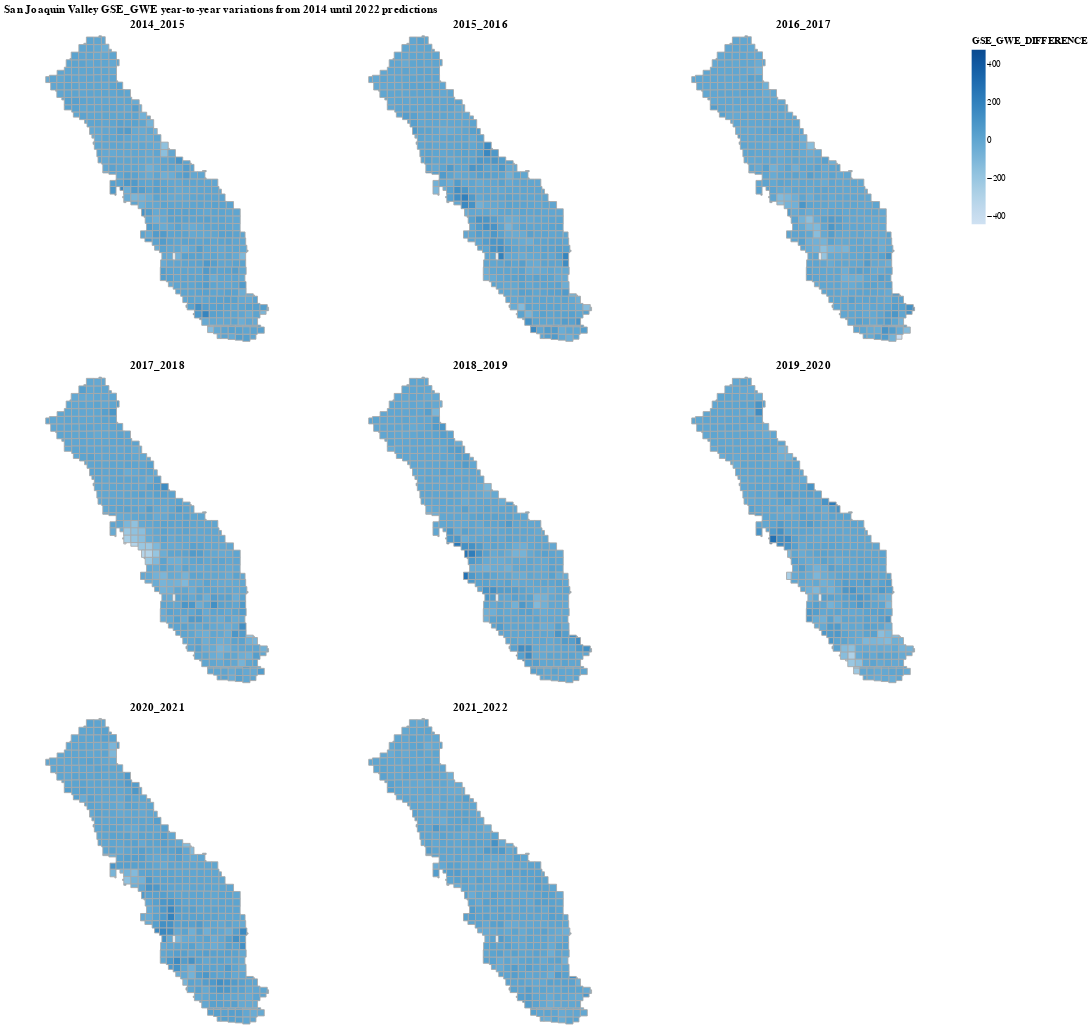

The notebook cell this image was saved under:
### Code cell
difference_df = pd.merge(township_range.sjv_township_range_df, pd.melt(yty_difference_df.reset_index(), id_vars=["TOWNSHIP_RANGE"], var_name="YEAR", value_name="GSE_GWE_DIFFERENCE"), how="left", on=["TOWNSHIP_RANGE", ])
view_trs_side_by_side(difference_df, feature="YEAR", value="GSE_GWE_DIFFERENCE", title="San Joaquin Valley GSE_GWE year-to-year variations from 2014 until 2022 predictions")

### Figure 1 — Vega-Lite specification as saved in the notebook (floating-point values rounded to 4 significant figures; data arrays with more than 128 entries replaced by an {"elided": "..."} marker saying what was removed)
{"config": {"view": {"continuousWidth": 400, "continuousHeight": 300}}, "concat": [{"data": {"name": "data-c86aa54c1edd36e49d93cc7bf9dd7789"}, "mark": {"type": "geoshape", "stroke": "darkgray"}, "encoding": {"color": {"field": "GSE_GWE_DIFFERENCE", "scale": {"scheme": "blues"}, "type": "quantitative"}, "tooltip": [{"field": "TOWNSHIP_RANGE", "type": "nominal"}, {"field": "GSE_GWE_DIFFERENCE", "type": "quantitative"}, {"field": "YEAR", "type": "nominal"}]}, "height": 350, "title": "2014_2015", "width": 350}, {"data": {"name": "data-b58625fbd4c85905a18df7b36a25e1be"}, "mark": {"type": "geoshape", "stroke": "darkgray"}, "encoding": {"color": {"field": "GSE_GWE_DIFFERENCE", "scale": {"scheme": "blues"}, "type": "quantitative"}, "tooltip": [{"field": "TOWNSHIP_RANGE", "type": "nominal"}, {"field": "GSE_GWE_DIFFERENCE", "type": "quantitative"}, {"field": "YEAR", "type": "nominal"}]}, "height": 350, "title": "2015_2016", "width": 350}, {"data": {"name": "data-3032867943e739e7d2672f17a05eaee3"}, "mark": {"type": "geoshape", "stroke": "darkgray"}, "encoding": {"color": {"field": "GSE_GWE_DIFFERENCE", "scale": {"scheme": "blues"}, "type": "quantitative"}, "tooltip": [{"field": "TOWNSHIP_RANGE", "type": "nominal"}, {"field": "GSE_GWE_DIFFERENCE", "type": "quantitative"}, {"field": "YEAR", "type": "nominal"}]}, "height": 350, "title": "2016_2017", "width": 350}, {"data": {"name": "data-1c68cb28b3bcd174fd3065dd722ce3fa"}, "mark": {"type": "geoshape", "stroke": "darkgray"}, "encoding": {"color": {"field": "GSE_GWE_DIFFERENCE", "scale": {"scheme": "blues"}, "type": "quantitative"}, "tooltip": [{"field": "TOWNSHIP_RANGE", "type": "nominal"}, {"field": "GSE_GWE_DIFFERENCE", "type": "quantitative"}, {"field": "YEAR", "type": "nominal"}]}, "height": 350, "title": "2017_2018", "width": 350}, {"data": {"name": "data-f55bae54707165ffc3a0e84ccc3f4c1f"}, "mark": {"type": "geoshape", "stroke": "darkgray"}, "encoding": {"color": {"field": "GSE_GWE_DIFFERENCE", "scale": {"scheme": "blues"}, "type": "quantitative"}, "tooltip": [{"field": "TOWNSHIP_RANGE", "type": "nominal"}, {"field": "GSE_GWE_DIFFERENCE", "type": "quantitative"}, {"field": "YEAR", "type": "nominal"}]}, "height": 350, "title": "2018_2019", "width": 350}, {"data": {"name": "data-e5e982008d2d2da4b655f6c98bd2d0b1"}, "mark": {"type": "geoshape", "stroke": "darkgray"}, "encoding": {"color": {"field": "GSE_GWE_DIFFERENCE", "scale": {"scheme": "blues"}, "type": "quantitative"}, "tooltip": [{"field": "TOWNSHIP_RANGE", "type": "nominal"}, {"field": "GSE_GWE_DIFFERENCE", "type": "quantitative"}, {"field": "YEAR", "type": "nominal"}]}, "height": 350, "title": "2019_2020", "width": 350}, {"data": {"name": "data-e6f10aa6a9ead4e0d2e207a5505daa21"}, "mark": {"type": "geoshape", "stroke": "darkgray"}, "encoding": {"color": {"field": "GSE_GWE_DIFFERENCE", "scale": {"scheme": "blues"}, "type": "quantitative"}, "tooltip": [{"field": "TOWNSHIP_RANGE", "type": "nominal"}, {"field": "GSE_GWE_DIFFERENCE", "type": "quantitative"}, {"field": "YEAR", "type": "nominal"}]}, "height": 350, "title": "2020_2021", "width": 350}, {"data": {"name": "data-36f2ead0e95ad424d71deb2062182329"}, "mark": {"type": "geoshape", "stroke": "darkgray"}, "encoding": {"color": {"field": "GSE_GWE_DIFFERENCE", "scale": {"scheme": "blues"}, "type": "quantitative"}, "tooltip": [{"field": "TOWNSHIP_RANGE", "type": "nominal"}, {"field": "GSE_GWE_DIFFERENCE", "type": "quantitative"}, {"field": "YEAR", "type": "nominal"}]}, "height": 350, "title": "2021_2022", "width": 350}], "columns": 3, "title": "San Joaquin Valley GSE_GWE year-to-year variations from 2014 until 2022 predictions", "$schema": "https://vega.github.io/schema/vega-lite/v4.17.0.json", "datasets": {"data-c86aa54c1edd36e49d93cc7bf9dd7789": {"elided": "478 records"}, "data-b58625fbd4c85905a18df7b36a25e1be": {"elided": "478 records"}, "data-3032867943e739e7d2672f17a05eaee3": {"elided": "478 records"}, "data-1c68cb28b3bcd174fd3065dd722ce3fa": {"elided": "478 records"}, "data-f55bae54707165ffc3a0e84ccc3f4c1f": {"elided": "478 records"}, "data-e5e982008d2d2da4b655f6c98bd2d0b1": {"elided": "478 records"}, "data-e6f10aa6a9ead4e0d2e207a5505daa21": {"elided": "478 records"}, "data-36f2ead0e95ad424d71deb2062182329": {"elided": "478 records"}}}
